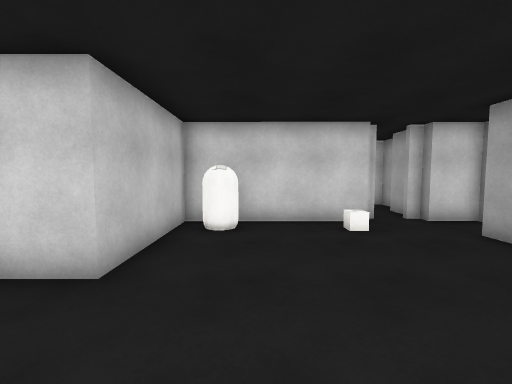
view 1 (above)

14 first-person views from a walk through a 3-D level made in the Unity game engine. The camera is 1.5 m above the floor, tilts 4° down and sees 90° across. The floor is counted in squares, 1 m on a side. Each view is taken from the middle of a square. On the plan, view 1 faces up. The plan holds only what a view shows up to about 13 squares ahead; the rest is blank. The player character is not drawn. Door leaves are left out, so doorways stand open. Surface patterns are stand-ins for the level's own textures.

view 2
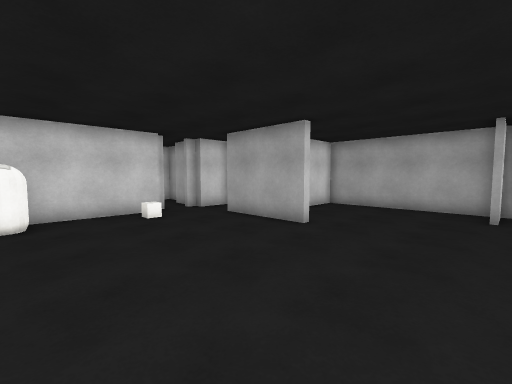

view 3
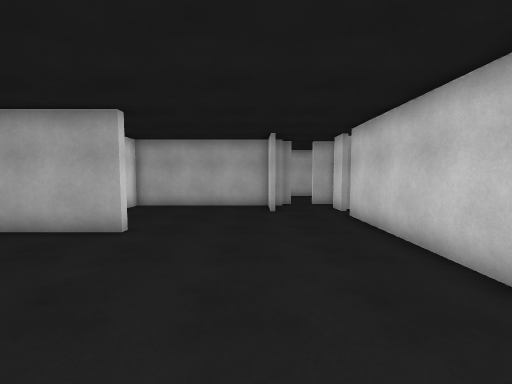

view 4
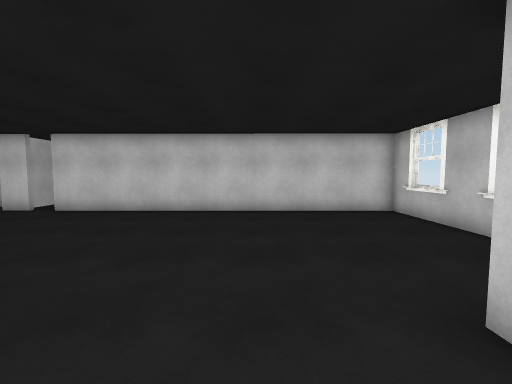

view 5
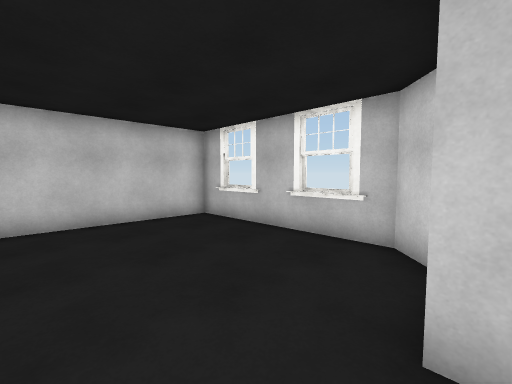

view 6
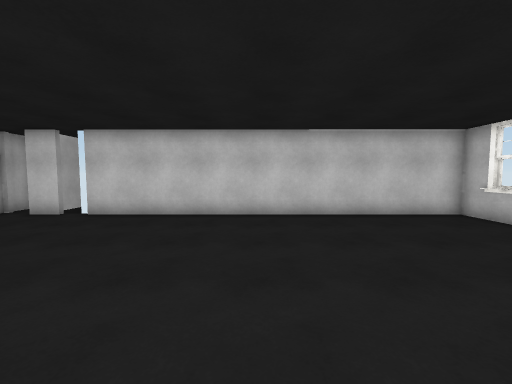

view 7
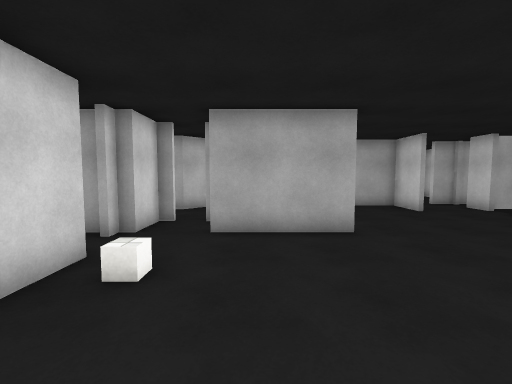

view 8
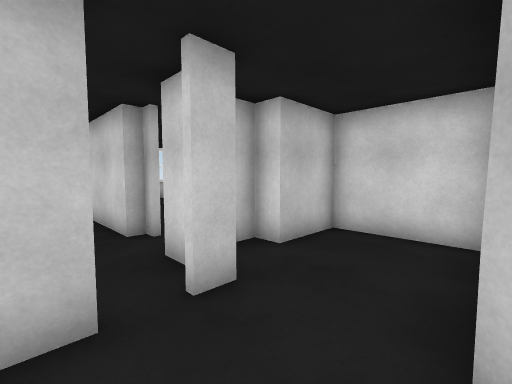

view 9
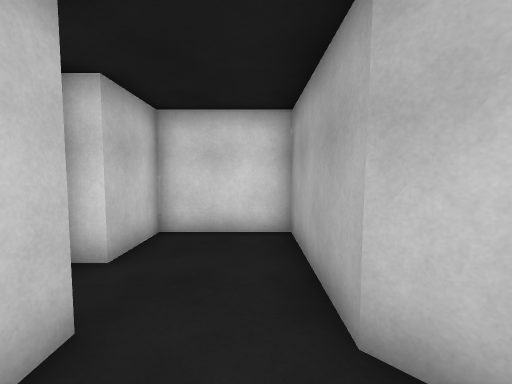

view 10
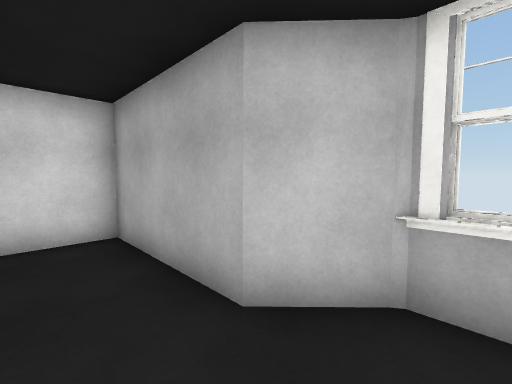

view 11
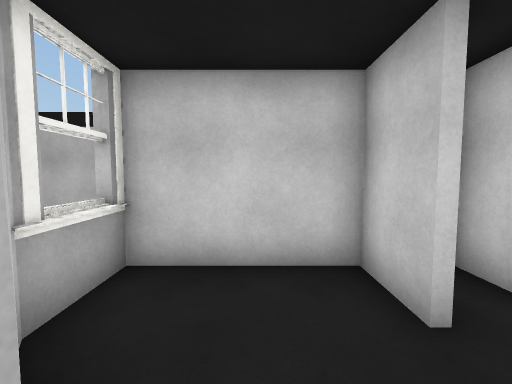

view 12
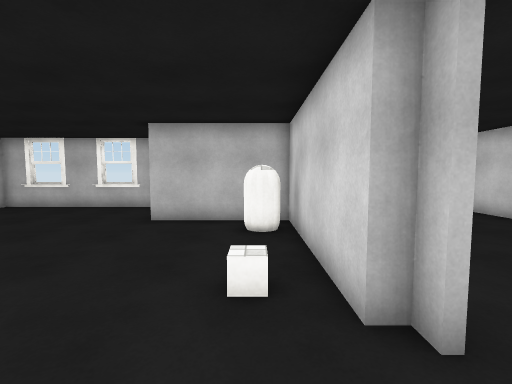

view 13
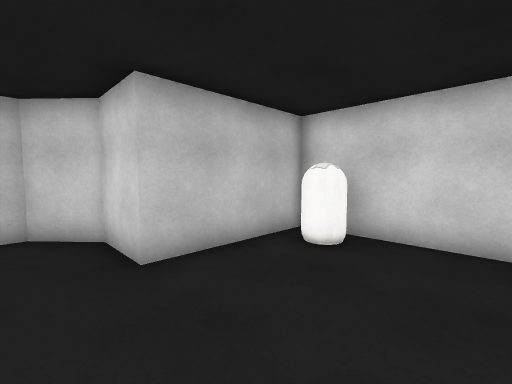

view 14
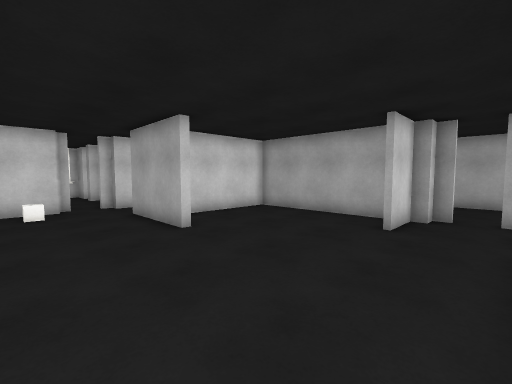

### Floor plan
Points are (right, up) in squares from view 1. A wall is a line through its corners. A room is listed if a view was taken in it or the views show most of it. See-through windows are left out.
Room 1 (views 1, 2, 3, 4, 5, 6, 7, 13, 14)
walls: (5.5, 2.4) (5.5, 6.2); (9.2, -1.6) (11.1, -1.6) (11.1, 4.7) (7.1, 4.7); (4, 8.5) (3.6, 8.5) (3.6, 8.1) (-2.3, 8.1) (-2.3, 3.6) (-4.3, 3.6) (-5.6, 2.4) (-5.6, -4.4) (8.2, -4.4); (5.5, 8.1) (5.5, 8.5) (5, 8.5)
ways out: opening at (6.5, 7) to room 2; opening at (9, -3) to room 3; open door at (8.7, -4.7) to room 3; gap at (4, 9)
objects: capsule (-1, 7)
Room 2 (views 8, 9, 10, 11, 12)
walls: (7.3, 8.4) (7.3, 7.5); (7.1, 8.1) (5.5, 8.1); (9.9, 8.1) (9.9, 12.6) (6.5, 12.6) (6.5, 10.2); (7.3, 6.6) (7.3, 4.9) (11.1, 4.9) (11.1, 6.8) (11, 7); (5.7, 10.2) (5.7, 9.6); (11.1, 6.8) (9.9, 8.1)
ways out: opening at (6.5, 7) to room 1
Room 3 (no view inside)
walls: (11.8, -4.9) (11.8, -3.8); (11.8, -2.9) (11.8, -2.3) (11.1, -2.3); (9.2, -4.4) (10.5, -4.4); (11.8, -6) (11.8, -5.1); (11.1, -1.8) (9.2, -1.8)
ways out: opening at (9, -3) to room 1; open door at (8.7, -4.7) to room 1; opening at (12, -3); gap at (12, -4)

Where each view was taken, in squares from view 1:
view 1: 0 up, 0 right, facing up
view 2: 2 down, 1 left, facing up-right
view 3: 1 down, 1 left, facing right
view 4: 6 up, 0 right, facing down
view 5: 4 up, 0 right, facing down-left
view 6: 5 up, 2 right, facing down
view 7: 5 up, 1 left, facing right
view 8: 6 up, 10 right, facing up-left
view 9: 6 up, 9 right, facing up
view 10: 6 up, 8 right, facing up-right
view 11: 9 up, 9 right, facing down
view 12: 7 up, 6 right, facing left
view 13: 2 up, 2 right, facing up-left
view 14: 4 down, 2 right, facing up-right
